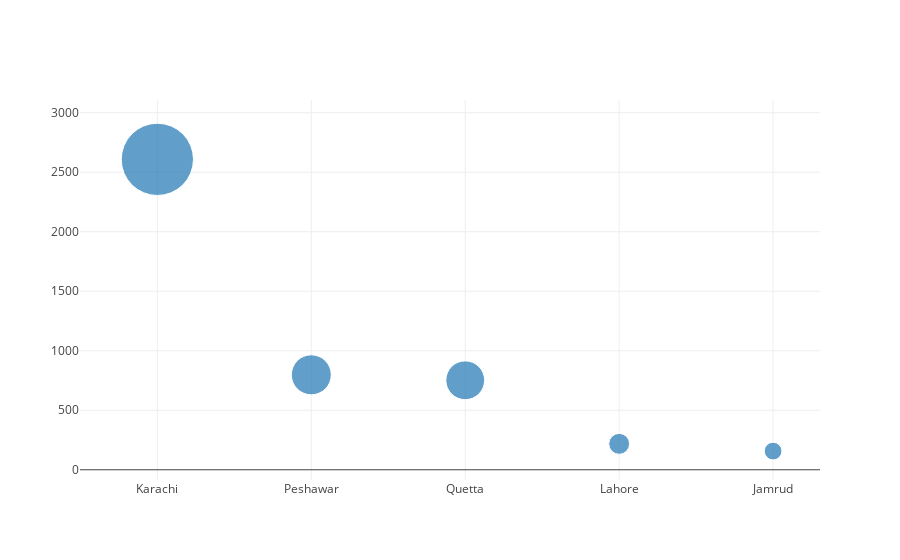

Write notebook code for a chart like this one.
### Markdown cell above
1. Top 5 Indian Cities who has seen the terrorist acts the most
               ----

### Code cell
terror_filter = terror[terror['targtype1_txt'] == "Private Citizens & Property"]
terror_filter = terror[terror['country_txt'] == "India"]
terror_filter = terror_filter[['city','latitude','longitude']]
terror_filter = terror_filter[terror_filter['city']!='Unknown' ]
data = terror_filter[['city','latitude','longitude']]
terror_filter = terror_filter.drop_duplicates(subset=None, keep='first', inplace=False)
data_city = pd.DataFrame({
    'city':data['city'].value_counts().index,
   'value':data['city'].value_counts().values
})
data = [
    {
        'x': data_city['city'][0:5].values,
        'y': data_city['value'][0:5].values,
        'mode': 'markers',
        'marker': {
            'sizemode': 'area',
            'sizeref': 'sizeref',
            'size': data_city['value'][0:5]
              }
    }
]
iplot(data)
City_State = pd.merge(data_city, terror_filter, how='left', left_on='city', right_on='city')
City_State = City_State.drop_duplicates(subset='city', keep='first', inplace=False)
count = City_State['value'].values
m = folium.Map(location=[28,81], tiles="Mapbox Bright", zoom_start=4.5)
for i in range(0,5):
   folium.Circle(
      location=[City_State.iloc[i]['latitude'], City_State.iloc[i]['longitude']],
      #location=[20, 81],
      popup=City_State.iloc[i]['city'],
      radius=int(count[i])*300,
      color='crimson',
      fill=True,
      fill_color='crimson'
   ).add_to(m)
m

### Figure 1 — Plotly figure (JSON) as saved in the notebook; plotly's stock layout.template omitted (floating-point values rounded to 4 significant figures)
{"data": [{"marker": {"size": [2608, 798, 752, 218, 157], "sizemode": "area", "sizeref": "sizeref"}, "mode": "markers", "x": ["Karachi", "Peshawar", "Quetta", "Lahore", "Jamrud"], "y": [2608, 798, 752, 218, 157]}], "layout": {}}
